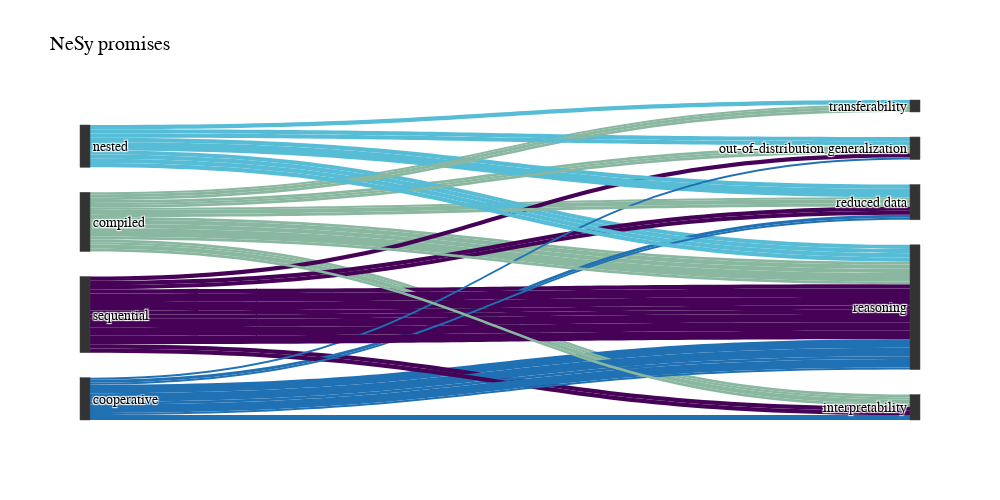

Notebook cell for this chart:
### Code cell
import plotly.graph_objects as go

# data to dict, dict to sankey
link = dict(source = st_links[:,0:1].flatten(), target = st_links[:,1:2].flatten(), value = st_links[:,2:3].flatten(), color = st_links[:,3:4].flatten())
node = dict(label = labels, pad=25, thickness=10, color="#333333")
data = go.Sankey(link = link, node=node)
# plot

fig = go.Figure(data)
fig.update_layout(
    hovermode = 'x',
    title = "NeSy promises",
    font=dict(size = 14, color = 'Black'),
    height = 500,
    width = 1000,
  font_family="Arial"
  )
fig.show()

### Figure 1 — Plotly figure (JSON) as saved in the notebook; plotly's stock layout.template omitted (floating-point values rounded to 4 significant figures)
{"data": [{"link": {"color": ["#89b79f", "#89b79f", "#89b79f", "#2070b4", "#89b79f", "#89b79f", "#89b79f", "#89b79f", "#450256", "#450256", "#89b79f", "#89b79f", "#89b79f", "#89b79f", "#57bcd6", "#57bcd6", "#2070b4", "#89b79f", "#2070b4", "#2070b4", "#2070b4", "#57bcd6", "#57bcd6", "#450256", "#450256", "#450256", "#450256", "#450256", "#450256", "#450256", "#450256", "#450256", "#2070b4", "#57bcd6", "#57bcd6", "#57bcd6", "#450256", "#2070b4", "#2070b4", "#2070b4", "#2070b4", "#450256", "#89b79f", "#89b79f", "#89b79f", "#89b79f", "#89b79f", "#89b79f", "#57bcd6", "#57bcd6"], "source": ["2", "2", "2", "3", "2", "2", "2", "2", "1", "1", "2", "2", "2", "2", "4", "4", "3", "2", "3", "3", "3", "4", "4", "1", "1", "1", "1", "1", "1", "1", "1", "1", "3", "4", "4", "4", "1", "3", "3", "3", "3", "1", "2", "2", "2", "2", "2", "2", "4", "4"], "target": ["78", "14", "15", "78", "14", "15", "16", "17", "78", "15", "78", "16", "78", "15", "78", "14", "78", "78", "78", "15", "16", "78", "17", "78", "14", "16", "78", "78", "16", "78", "15", "78", "78", "78", "16", "16", "78", "78", "14", "15", "16", "78", "14", "16", "17", "78", "15", "17", "78", "14"], "value": ["0.3333333333222222", "0.3333333333222222", "0.3333333333222222", "0.9999999999", "0.24999999999375", "0.24999999999375", "0.24999999999375", "0.24999999999375", "0.499999999975", "0.499999999975", "0.499999999975", "0.499999999975", "0.499999999975", "0.499999999975", "0.499999999975", "0.499999999975", "0.9999999999", "0.9999999999", "0.3333333333222222", "0.3333333333222222", "0.3333333333222222", "0.499999999975", "0.499999999975", "0.9999999999", "0.499999999975", "0.499999999975", "0.9999999999", "0.499999999975", "0.499999999975", "0.499999999975", "0.499999999975", "0.9999999999", "0.9999999999", "0.499999999975", "0.499999999975", "0.9999999999", "0.9999999999", "0.24999999999375", "0.24999999999375", "0.24999999999375", "0.24999999999375", "0.9999999999", "0.3333333333222222", "0.3333333333222222", "0.3333333333222222", "0.3333333333222222", "0.3333333333222222", "0.3333333333222222", "0.499999999975", "0.499999999975"]}, "node": {"color": "#333333", "label": [null, "sequential", "compiled", "cooperative", "nested", null, null, null, null, null, null, null, null, null, "out-of-distribution generalization", "interpretability", "reduced data", "transferability", null, null, null, null, null, null, null, null, null, null, null, null, null, null, null, null, null, null, null, null, null, null, null, null, null, null, null, null, null, null, null, null, null, null, null, null, null, null, null, null, null, null, null, null, null, null, null, null, null, null, null, null, null, null, null, null, null, null, null, null, "reasoning", null, null, null, null, null, null, null, null, null, null, null, null, null, null, null, null, null, null, null, null, null, null, null, null, null, null, null, null, null, null, null, null, null, null, null, null, null, null, null, null, null], "pad": 25, "thickness": 10}, "type": "sankey"}], "layout": {"font": {"color": "Black", "family": "Arial", "size": 14}, "height": 500, "hovermode": "x", "title": {"text": "NeSy promises"}, "width": 1000}}
